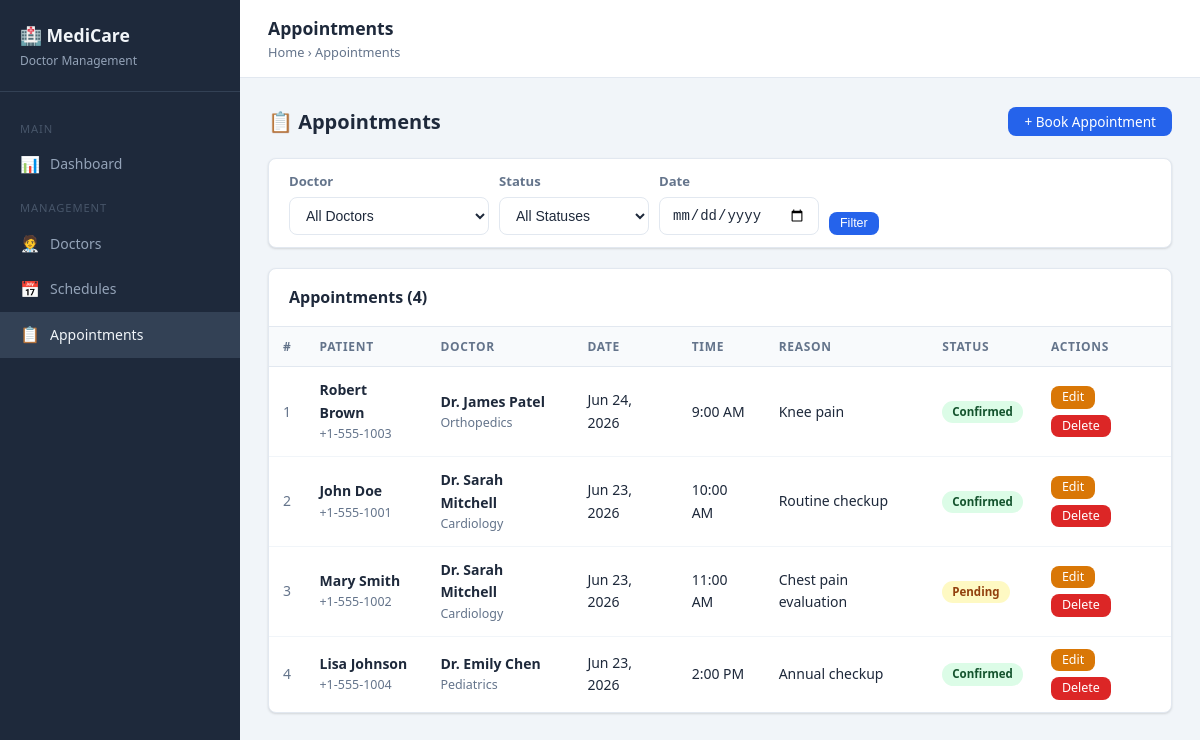
The app's page /appointments/index.php with its own data.
### tables this page shows
CREATE TABLE IF NOT EXISTS appointments (
    id INT AUTO_INCREMENT PRIMARY KEY,
    doctor_id INT NOT NULL,
    patient_name VARCHAR(150) NOT NULL,
    patient_email VARCHAR(150) NOT NULL,
    patient_phone VARCHAR(20) NOT NULL,
    appointment_date DATE NOT NULL,
    appointment_time TIME NOT NULL,
    reason VARCHAR(255),
    notes TEXT,
    status ENUM('pending','confirmed','cancelled','completed') DEFAULT 'pending',
    created_at TIMESTAMP DEFAULT CURRENT_TIMESTAMP,
    updated_at TIMESTAMP DEFAULT CURRENT_TIMESTAMP ON UPDATE CURRENT_TIMESTAMP,
    FOREIGN KEY (doctor_id) REFERENCES doctors(id) ON DELETE CASCADE
);

CREATE TABLE IF NOT EXISTS doctors (
    id INT AUTO_INCREMENT PRIMARY KEY,
    name VARCHAR(150) NOT NULL,
    specialty VARCHAR(100) NOT NULL,
    email VARCHAR(150) UNIQUE NOT NULL,
    phone VARCHAR(20) NOT NULL,
    bio TEXT,
    created_at TIMESTAMP DEFAULT CURRENT_TIMESTAMP,
    updated_at TIMESTAMP DEFAULT CURRENT_TIMESTAMP ON UPDATE CURRENT_TIMESTAMP
);

### src/appointments/index.php (the view, shortened to what this page needs)
<?php
$db = getDB();
$filterDate   = $_GET['date'] ?? '';
$where  = ['1=1'];
$params = [];
$sql = "
    SELECT a.*, d.name AS doctor_name, d.specialty
    FROM appointments a
    JOIN doctors d ON d.id = a.doctor_id
    WHERE " . implode(' AND ', $where) . "
    ORDER BY a.appointment_date DESC, a.appointment_time ASC
";
$stmt = $db->prepare($sql);
$stmt->execute($params);
$appointments = $stmt->fetchAll();
include __DIR__ . '/../includes/header.php';
?>
<div class="page-header">
  <h2>&#x1F4CB; Appointments</h2>
  <a href="/appointments/create.php" class="btn btn-primary">+ Book Appointment</a>
</div>
<div class="card" style="margin-bottom:20px">
  <div class="card-body" style="padding:12px 20px">
    <form method="GET" style="display:flex;gap:10px;flex-wrap:wrap;align-items:flex-end">
      <div class="form-group" style="margin:0">
        <label>Doctor</label>
        <select name="doctor_id" style="width:200px">
          <option value="">All Doctors</option>
        </select>
      </div>
      <div class="form-group" style="margin:0">
        <label>Status</label>
        <select name="status" style="width:150px">
          <option value="">All Statuses</option>
        </select>
      </div>
      <div class="form-group" style="margin:0">
        <label>Date</label>
        <input type="date" name="date" value="<?= htmlspecialchars($filterDate) ?>" style="width:160px">
      </div>
      <button class="btn btn-primary btn-sm">Filter</button>
    </form>
  </div>
</div>
<div class="card">
  <div class="card-header">
    <h3>Appointments (<?= count($appointments) ?>)</h3>
  </div>
  <div class="table-wrapper">
    <?php if ($appointments): ?>
    <table>
      <thead>
        <tr>
          <th>#</th>
          <th>Patient</th>
          <th>Doctor</th>
          <th>Date</th>
          <th>Time</th>
          <th>Reason</th>
          <th>Status</th>
          <th>Actions</th>
        </tr>
      </thead>
      <tbody>
      <?php foreach ($appointments as $i => $appt): ?>
        <tr>
          <td style="color:var(--text-muted)"><?= $i + 1 ?></td>
          <td>
            <div class="doctor-meta">
              <span><?= htmlspecialchars($appt['patient_name']) ?></span>
              <small><?= htmlspecialchars($appt['patient_phone']) ?></small>
            </div>
          </td>
          <td>
            <div class="doctor-meta">
              <span><?= htmlspecialchars($appt['doctor_name']) ?></span>
              <small><?= htmlspecialchars($appt['specialty']) ?></small>
            </div>
          </td>
          <td><?= date('M j, Y', strtotime($appt['appointment_date'])) ?></td>
          <td><?= date('g:i A', strtotime($appt['appointment_time'])) ?></td>
          <td style="max-width:180px">
            <span title="<?= htmlspecialchars($appt['reason'] ?? '') ?>">
              <?= htmlspecialchars(mb_strimwidth($appt['reason'] ?? '—', 0, 40, '...')) ?>
            </span>
          </td>
          <td><span class="badge badge-<?= $appt['status'] ?>"><?= $appt['status'] ?></span></td>
          <td>
            <div class="btn-group">
              <a href="/appointments/edit.php?id=<?= $appt['id'] ?>" class="btn btn-warning btn-sm">Edit</a>
              <a href="/appointments/delete.php?id=<?= $appt['id'] ?>"
                 class="btn btn-danger btn-sm"
                 onclick="return confirm('Delete this appointment?')">Delete</a>
            </div>
          </td>
        </tr>
      <?php endforeach; ?>
      </tbody>
    </table>
    <?php endif; ?>
  </div>
</div>
<?php include __DIR__ . '/../includes/footer.php'; ?>

### src/css/style.css (style rules this page uses)
*, *::before, *::after { box-sizing: border-box; margin: 0; padding: 0; }
:root { --primary: #2563eb; --primary-dk: #1d4ed8; --secondary: #64748b; --success: #16a34a; --warning: #d97706; --danger: #dc2626; --info: #0891b2; --bg: #f1f5f9; --surface: #ffffff; --border: #e2e8f0; --text: #1e293b; --text-muted: #64748b; --radius: 8px; --shadow: 0 1px 3px rgba(0,0,0,.08), 0 1px 2px rgba(0,0,0,.06); --shadow-md: 0 4px 6px rgba(0,0,0,.07), 0 2px 4px rgba(0,0,0,.06); }
body { font-family: 'Segoe UI', system-ui, -apple-system, sans-serif; background: var(--bg); color: var(--text); font-size: 15px; line-height: 1.6; }
a { color: var(--primary); text-decoration: none; }
.card { background: var(--surface); border: 1px solid var(--border); border-radius: var(--radius); box-shadow: var(--shadow); }
.card-header { padding: 16px 20px; border-bottom: 1px solid var(--border); display: flex; align-items: center; justify-content: space-between; gap: 12px; }
.card-header h3 { font-size: 1rem; font-weight: 600; }
.card-body { padding: 20px; }
.table-wrapper { overflow-x: auto; }
table { width: 100%; border-collapse: collapse; }
thead th { background: #f8fafc; padding: 10px 14px; text-align: left; font-size: .75rem; font-weight: 600; text-transform: uppercase; letter-spacing: .06em; color: var(--text-muted); border-bottom: 1px solid var(--border); }
tbody td { padding: 12px 14px; border-bottom: 1px solid #f1f5f9; font-size: .875rem; }
tbody tr:last-child td { border-bottom: none; }
.badge { display: inline-flex; align-items: center; padding: 2px 10px; border-radius: 99px; font-size: .72rem; font-weight: 600; text-transform: capitalize; }
.badge-pending { background: #fef9c3; color: #92400e; }
.badge-confirmed { background: #dcfce7; color: #14532d; }
.btn { display: inline-flex; align-items: center; gap: 6px; padding: 8px 16px; border-radius: var(--radius); border: none; cursor: pointer; font-size: .85rem; font-weight: 500; line-height: 1; white-space: nowrap; transition: filter .15s, opacity .15s; text-decoration: none; }
.btn-primary { background: var(--primary); color: #fff; }
.btn-warning { background: var(--warning); color: #fff; }
.btn-danger { background: var(--danger); color: #fff; }
.btn-sm { padding: 5px 11px; font-size: .78rem; }
.btn-group { display: flex; gap: 6px; flex-wrap: wrap; }
.form-group { display: flex; flex-direction: column; gap: 5px; }
label { font-size: .82rem; font-weight: 600; color: var(--text-muted); }
input, select, textarea { padding: 9px 12px; border: 1px solid var(--border); border-radius: var(--radius); font-size: .875rem; color: var(--text); background: var(--surface); transition: border-color .15s, box-shadow .15s; width: 100%; }
.page-header { display: flex; align-items: center; justify-content: space-between; margin-bottom: 20px; }
.page-header h2 { font-size: 1.25rem; font-weight: 700; }
.doctor-meta { display: flex; flex-direction: column; }
.doctor-meta span { font-weight: 600; }
.doctor-meta small { color: var(--text-muted); font-size: .78rem; }

### records on screen
appointments: patient_name "Robert Brown", patient_phone "+1-555-1003", doctor.name "Dr. James Patel", doctor.specialty "Orthopedics", appointment_date "Jun 24, 2026", appointment_time "9:00 AM", reason "Knee pain", status "Confirmed"
appointments: patient_name "John Doe", patient_phone "+1-555-1001", doctor.name "Dr. Sarah Mitchell", doctor.specialty "Cardiology", appointment_date "Jun 23, 2026", appointment_time "10:00 AM", reason "Routine checkup", status "Confirmed"
appointments: patient_name "Mary Smith", patient_phone "+1-555-1002", doctor.name "Dr. Sarah Mitchell", doctor.specialty "Cardiology", appointment_date "Jun 23, 2026", appointment_time "11:00 AM", reason "Chest pain evaluation", status "Pending"
appointments: patient_name "Lisa Johnson", patient_phone "+1-555-1004", doctor.name "Dr. Emily Chen", doctor.specialty "Pediatrics", appointment_date "Jun 23, 2026", appointment_time "2:00 PM", reason "Annual checkup", status "Confirmed"

### other values on screen
$pageTitle "Appointments"
$label "Appointments"
count($appointments) "4"
